Frame 1 (no input): blank canvas, image omitted
Frame 60 (no input): blank canvas, image omitted
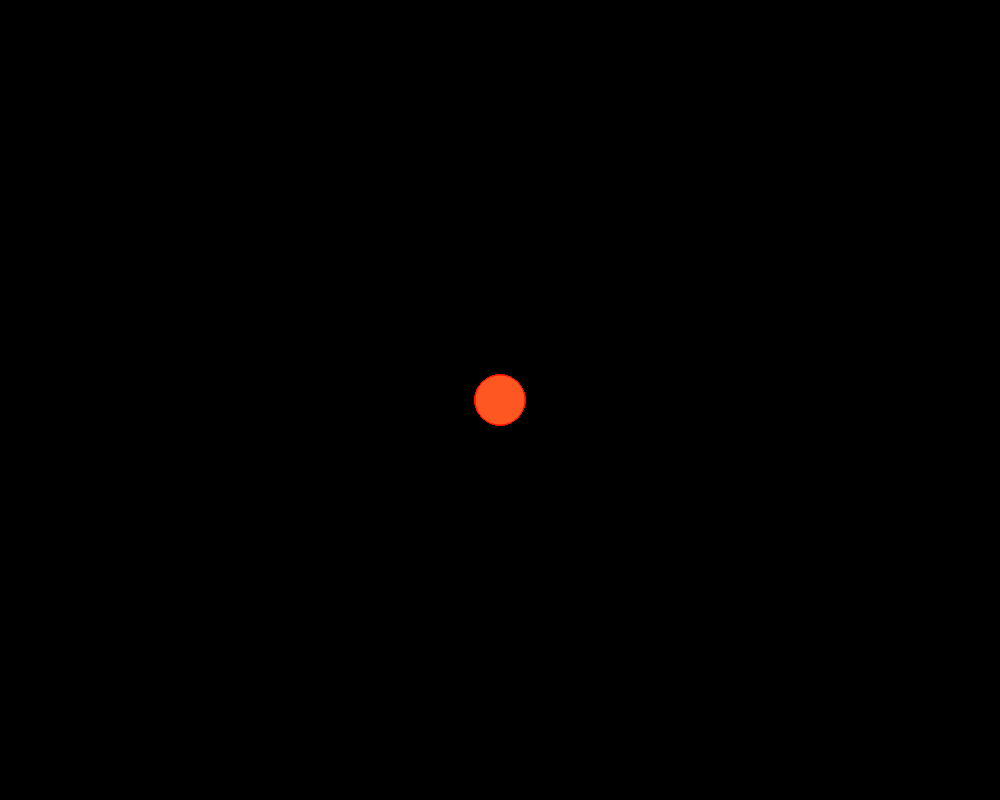
Frame 120 (the mouse pressed at the canvas centre since frame 60)

The p5.js sketch whose frames 1 and 60 were blank and that drew this single picture after the mouse press (run headless with seeded random() and noise() and a simulated clock; from frame 60 on, the mouse is pressed at the canvas centre):

// p5.js sketch
// ── sketch.js
function setup() {
  createCanvas(1000, 800);
  background("#000000");
}

function draw() {
  fill ("#FF5722");
  stroke ("#FF1100")
  if (mouseIsPressed)
  circle(mouseX, mouseY,50);
}
